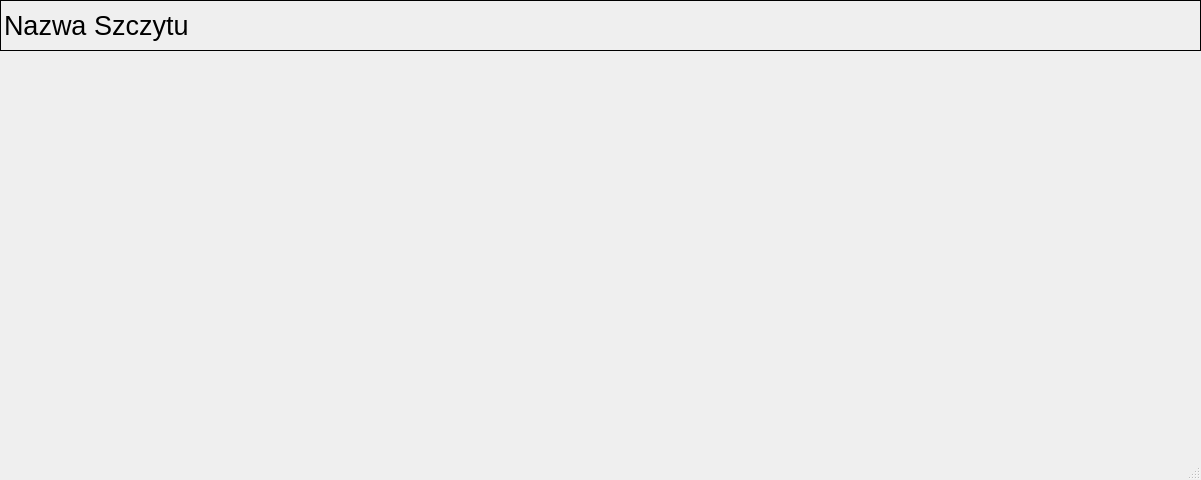
<?xml version="1.0" encoding="UTF-8"?>
<ui version="4.0">
 <class>szczyt</class>
 <widget class="QMainWindow" name="szczyt">
  <property name="geometry">
   <rect>
    <x>0</x>
    <y>0</y>
    <width>1201</width>
    <height>480</height>
   </rect>
  </property>
  <property name="windowTitle">
   <string>SkiSky</string>
  </property>
  <widget class="QWidget" name="centralwidget">
   <widget class="QLabel" name="blank_bar">
    <property name="geometry">
     <rect>
      <x>0</x>
      <y>0</y>
      <width>1201</width>
      <height>51</height>
     </rect>
    </property>
    <property name="frameShape">
     <enum>QFrame::Box</enum>
    </property>
    <property name="text">
     <string/>
    </property>
   </widget>
   <widget class="QLabel" name="label">
    <property name="geometry">
     <rect>
      <x>4</x>
      <y>-5</y>
      <width>321</width>
      <height>61</height>
     </rect>
    </property>
    <property name="font">
     <font>
      <pointsize>20</pointsize>
     </font>
    </property>
    <property name="text">
     <string>Nazwa Szczytu</string>
    </property>
   </widget>
  </widget>
  <widget class="QStatusBar" name="statusbar"/>
 </widget>
 <resources/>
 <connections/>
</ui>
